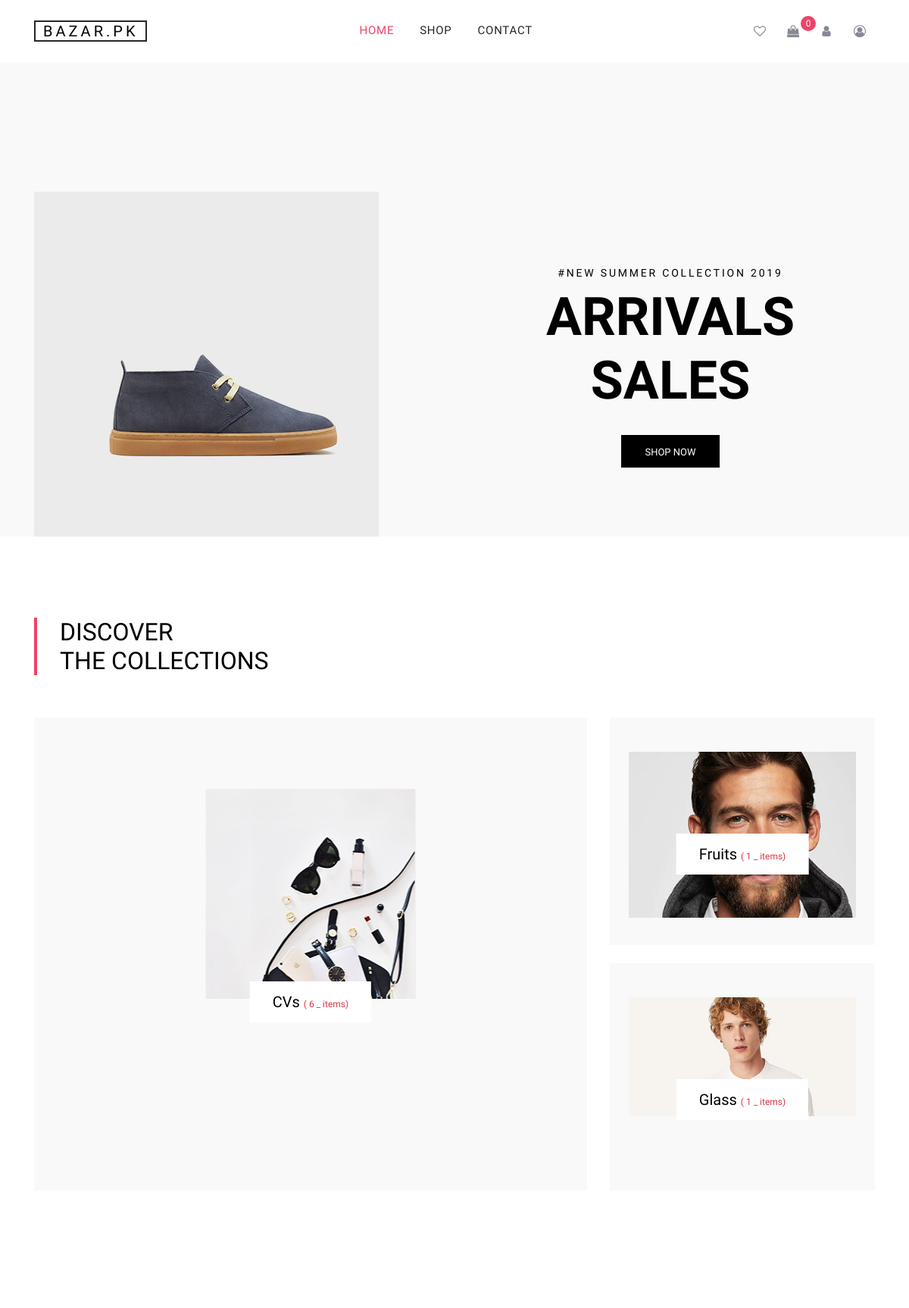
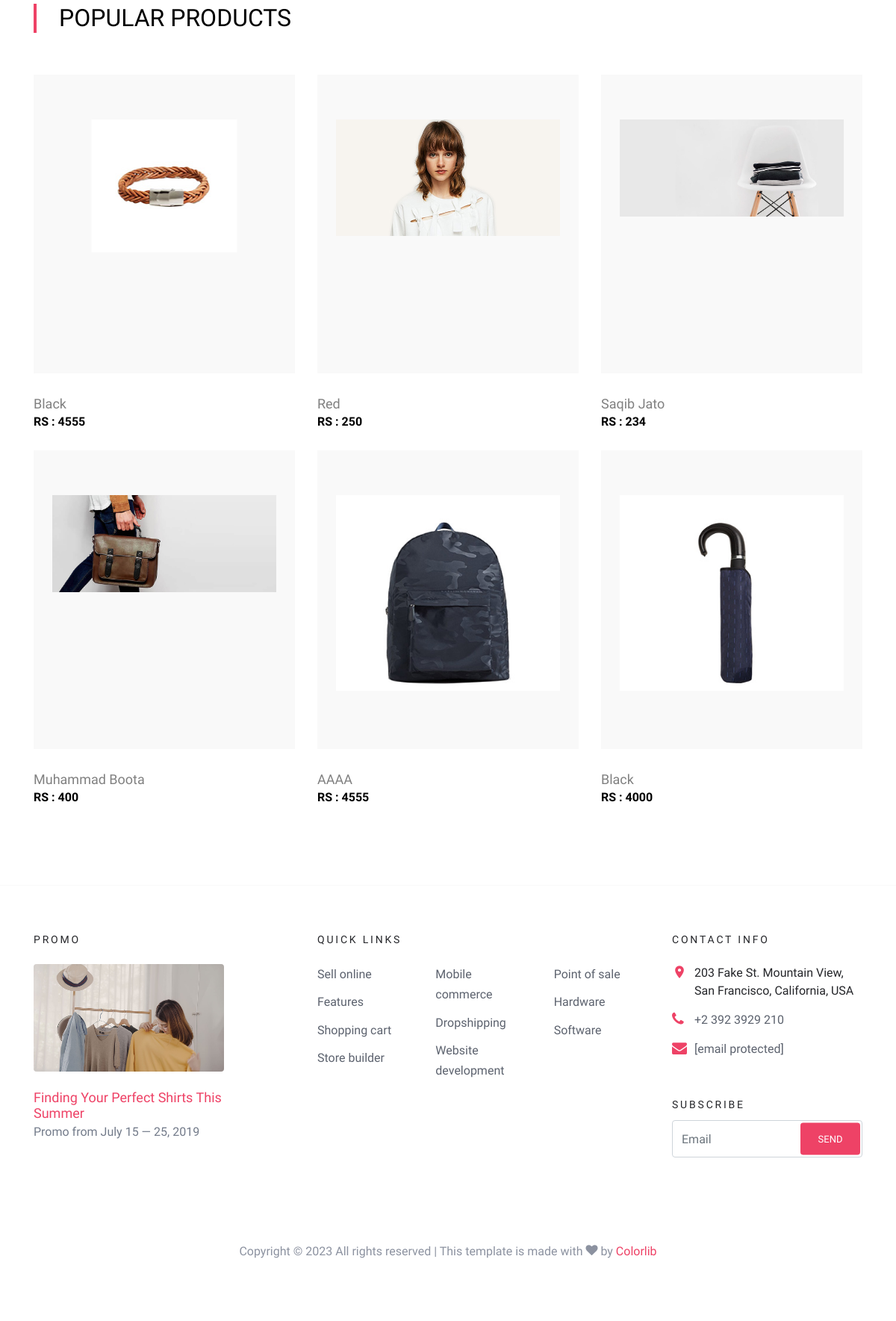
The page / on the database its author committed (2 pictures, top to bottom).
### tables this page shows
CREATE TABLE `tblconfig` (
  `id` int(11) NOT NULL,
  `commonKey` varchar(25) DEFAULT NULL,
  `value` varchar(500) DEFAULT NULL,
  `status` int(11) DEFAULT NULL
);

CREATE TABLE `product` (
  `pId` int(11) NOT NULL,
  `Name` varchar(25) DEFAULT NULL,
  `shortDesc` varchar(100) DEFAULT NULL,
  `longDesc` varchar(1000) DEFAULT NULL,
  `imgUrl` varchar(250) DEFAULT NULL,
  `Price` int(11) DEFAULT NULL,
  `catId` int(11) DEFAULT NULL,
  `colorId` int(11) DEFAULT NULL,
  `Status` bit(1) DEFAULT NULL,
  `featuredProduct` bit(1) DEFAULT NULL
);

### index.php (the view, shortened to what this page needs)
<?php include "hheader.php";?>
<div class="site-blocks-cover" data-aos="fade">
      <div class="container">
        <div class="row">
          <div class="col-md-6 ml-auto order-md-2 align-self-start">
            <div class="site-block-cover-content">
              <h2 class="sub-title">#New Summer Collection 2019</h2>
              <h1>Arrivals Sales</h1>
              <p><a href="#" class="btn btn-black rounded-0">Shop Now</a></p>
            </div>
          </div>
          <div class="col-md-6 order-1 align-self-end">
            <?php
                $query = "SELECT VALUE AS imgURL FROM tblconfig WHERE STATUS = 1";
                $result = mysqli_query($con, $query);
                if ($row = mysqli_fetch_assoc($result)) {
                    $imgURL = $row['imgURL'];
                    echo '<img src="Photos/Splash/' . $imgURL . '" alt="Image" class="img-fluid">';
                }
            ?>
          </div>
        </div>
      </div>
    </div>
    <?php
    $query = "SELECT c.catId, c.Name, c.description, c.imgUrl, (SELECT COUNT(*) FROM product p WHERE p.catId = c.catId) AS total_products FROM category c LIMIT 3;";
    $result = mysqli_query($con,$query);
    $catId = array();
    $catName = array();
    $catImage = array();
    $totalProdcts = array();
    if($result){
      while ($row = mysqli_fetch_assoc($result)) {
        $catId[] = $row["catId"];
        $catName[] = $row["Name"];
        $catImage[] = $row["imgUrl"];
        $totalProdcts[] = $row["total_products"];
      }
    }
    else {
      echo "Error: " . mysqli_error($con);
    }
     $catImage[0] = isset($catImage[0]) && $catImage[0] != "" ? "Photos/$catImage[0]" :"img/No_Image.jpg";
     echo "<br>";
     $catImage[1] =  isset($catImage[1]) && $catImage[1] != "" ? "Photos/$catImage[1]" :"img/No_Image.jpg";
     $catImage[2] =  isset($catImage[2]) &&  $catImage[2] != "" ? "Photos/$catImage[2]" :"img/No_Image.jpg";
    ?>
    <div class="site-section">
      <div class="container">
        <div class="title-section mb-5">
          <h2 class="text-uppercase"><span class="d-block">Discover</span> The Collections</h2>
        </div>
        <div class="row align-items-stretch">
          <div class="col-lg-8">
            <div class="product-item sm-height full-height bg-gray">
            <a href="shop.php?id=<?php echo $catId[0]?>" class="product-category"><?php echo "$catName[0]"?> <span  class="text-danger">( <?php echo "$totalProdcts[0]"?> _ items)</span></a>
              <img src="<?php echo $catImage[0];?>" alt="Image" class="img-fluid">
            </div>
          </div>
          <div class="col-lg-4">
            <div class="product-item sm-height bg-gray mb-4">
              <a href="shop.php?id=<?php echo $catId[1]?>" class="product-category"><?php echo "$catName[1]"?> <span  class="text-danger">( <?php echo "$totalProdcts[1]"?> _ items)</span></a>
            </div>
            <div class="product-item sm-height bg-gray">
              <a href="shop.php?id=<?php echo $catId[2]?>" class="product-category"><?php echo isset($catName[2]) ? "$catName[2]" : "No"?> <span  class="text-danger">( <?php echo isset($totalProdcts[2]) ? "$totalProdcts[2]" : "0" ?> _ items)</span></a>
              <img src="<?php echo $catImage[2]?>" alt="Image" class="img-fluid">
            </div>
          </div>
        </div>
      </div>
    </div>
    <div class="site-section">
      <div class="container">
        <div class="row">
          <div class="title-section mb-5 col-12">
            <h2 class="text-uppercase">Popular Products</h2>
          </div>
        </div>
        <div class="row">
        <?php
            $query = "SELECT * from Product where featuredProduct = 1 LIMIT 6";
            $result = mysqli_query($con,$query);
            if($result){
              while ($row = mysqli_fetch_assoc($result)) {
                ?>
                <div class="col-lg-4 col-md-6 item-entry mb-4">
                    <a href="productdetail.php?pId=<?php echo $row["pId"] ?>" class="product-item md-height bg-gray d-block">
                      <img src="<?php echo $row["imgUrl"]!="" ? "Photos/Products/$row[imgUrl]":"img/No_Image.jpg"?>" alt="Image" class="img-fluid">
                    </a>
                    <h2 class="item-title"><a href="#"><?PHP echo $row["Name"] ?></a></h2>
                    <strong class="item-price">RS : <?PHP echo $row["Price"] ?></strong>
                  </div>
            <?php
                }
              }
              else {
                echo "Error: " . mysqli_error($con);
              }?>
        </div>
      </div>
    </div>
<?php include "hfooter.php";?>

### hheader.php (shortened to what this page needs)
<!DOCTYPE html>
<html lang="en">
<head>
  <link rel="stylesheet" href="front/fonts/icomoon/style.css">
  <link rel="stylesheet" href="front/css/bootstrap.min.css">
  <link rel="stylesheet" href="front/css/magnific-popup.css">
  <link rel="stylesheet" href="front/css/jquery-ui.css">
  <link rel="stylesheet" href="front/css/owl.carousel.min.css">
  <link rel="stylesheet" href="front/css/owl.theme.default.min.css">
  <link rel="stylesheet" href="front/css/aos.css">
  <link rel="stylesheet" href="front/css/style.css">
  <link rel="stylesheet" href="sweetalert2.min.css">
</head>
<body>
  <div class="site-wrap">
    <div class="site-navbar bg-white py-2">
      <div class="container">
        <div class="d-flex align-items-center justify-content-between">
          <div class="logo">
            <div class="site-logo">
              <a href="index.html" class="js-logo-clone">Bazar.PK</a>
            </div>
          </div>
          <div class="main-nav d-none d-lg-block">
            <nav class="site-navigation text-right text-md-center" role="navigation">
              <ul class="site-menu js-clone-nav d-none d-lg-block">
                <li class=" active">
                  <a href="index.php">Home</a>
                </li>
                <li><a href="shop.php">Shop</a></li>
                <li><a href="contact.php">Contact</a></li>
              </ul>
            </nav>
          </div>
          <div class="icons">
            <a href="#" class="icons-btn d-inline-block"><span class="icon-heart-o"></span></a>
            <a href="cart.php" class="icons-btn d-inline-block bag">
              <span class="icon-shopping-bag"></span>
              <?php
                $totalCarts = 0;
              ?>
              <span class="number"><?php echo $totalCarts;?></span>
            </a>
            <?php
              if(isset($_SESSION['email'])){
                $name= substr($_SESSION['email'], 0, 5);
                echo "
                <div class='dropdown  d-inline-block bag' style='margin-left:20px'>
                  <span class='btn btn-secondary dropdown-toggle' type='button' id='dropdownMenuButton2' data-toggle='dropdown' aria-expanded='false'>
                    $name <img src='Photos/User/$_SESSION[image]' style='width:25px;height:25px' class='d-inline-block rounded-circle'/>
                  </span>
                  <ul class='dropdown-menu dropdown-menu-dark' aria-labelledby='dropdownMenuButton2'>
                    <li><a class='dropdown-item' href='#'>Profile</a></li>";
                    if($_SESSION['role'] == 1){
                      echo "<li><a class='dropdown-item' href='dashboard.php'>Dashboard</a></li>";
                    }
                echo "
                    <li><hr class='dropdown-divider'></li>
                    <li><a href='logOut.php' class='dropdown-item' style='margin-left:10px'><span>LogOut</span></a> </li>
                  </ul>
                </div>
                ";
              }
              else{
                echo "
                <a href='Registor.php' class='icons-btn d-inline-block'><span class='icon-user'></span> </a>
                <a href='Login.php' class='icons-btn d-inline-block'><span class='icon-user-circle-o'></span></a>
                ";
              }
            ?>
          </div>
        </div>
      </div>
    </div>

### hfooter.php (shortened to what this page needs)
<footer class="site-footer custom-border-top">
      <div class="container">
        <div class="row">
          <div class="col-md-6 col-lg-3 mb-4 mb-lg-0">
            <h3 class="footer-heading mb-4">Promo</h3>
            <a href="#" class="block-6">
              <img src="front/images/about_1.jpg" alt="Image placeholder" class="img-fluid rounded mb-4">
              <h3 class="font-weight-light  mb-0">Finding Your Perfect Shirts This Summer</h3>
              <p>Promo from July 15 &mdash; 25, 2019</p>
            </a>
          </div>
          <div class="col-lg-5 ml-auto mb-5 mb-lg-0">
            <div class="row">
              <div class="col-md-12">
                <h3 class="footer-heading mb-4">Quick Links</h3>
              </div>
              <div class="col-md-6 col-lg-4">
                <ul class="list-unstyled">
                  <li><a href="#">Sell online</a></li>
                  <li><a href="#">Features</a></li>
                  <li><a href="#">Shopping cart</a></li>
                  <li><a href="#">Store builder</a></li>
                </ul>
              </div>
              <div class="col-md-6 col-lg-4">
                <ul class="list-unstyled">
                  <li><a href="#">Mobile commerce</a></li>
                  <li><a href="#">Dropshipping</a></li>
                  <li><a href="#">Website development</a></li>
                </ul>
              </div>
              <div class="col-md-6 col-lg-4">
                <ul class="list-unstyled">
                  <li><a href="#">Point of sale</a></li>
                  <li><a href="#">Hardware</a></li>
                  <li><a href="#">Software</a></li>
                </ul>
              </div>
            </div>
          </div>
          <div class="col-md-6 col-lg-3">
            <div class="block-5 mb-5">
              <h3 class="footer-heading mb-4">Contact Info</h3>
              <ul class="list-unstyled">
                <li class="address">203 Fake St. Mountain View, San Francisco, California, USA</li>
                <li class="phone"><a href="tel://23923929210">+2 392 3929 210</a></li>
                <li class="email"><a href="https://preview.colorlib.com/cdn-cgi/l/email-protection" class="__cf_email__"
                    data-cfemail="e0858d81898c81848492859393a0848f8d81898ece838f8d">[email&#160;protected]</a></li>
              </ul>
            </div>
            <div class="block-7">
              <form action="#" method="post">
                <label for="email_subscribe" class="footer-heading">Subscribe</label>
                <div class="form-group">
                  <input type="text" class="form-control py-4" id="email_subscribe" placeholder="Email">
                  <input type="submit" class="btn btn-sm btn-primary" value="Send">
                </div>
              </form>
            </div>
          </div>
        </div>
        <div class="row pt-5 mt-5 text-center">
          <div class="col-md-12">
            <p>
              Copyright &copy;
              <script>document.write(new Date().getFullYear());</script> All rights reserved | This template is made
              with <i class="icon-heart" aria-hidden="true"></i> by <a href="https://colorlib.com/" target="_blank"
                class="text-primary">Colorlib</a>
            </p>
          </div>
        </div>
      </div>
    </footer>
  </div>
</body>
</html>

### rows shown on the page
tblconfig: value (picture)
product: imgUrl (picture), Name "Black", Price "4555"
product: imgUrl (picture), Name "Red", Price "250"
product: imgUrl (picture), Name "Saqib Jato", Price "234"
product: imgUrl (picture), Name "Muhammad Boota", Price "400"
product: imgUrl (picture), Name "AAAA", Price "4555"
product: imgUrl (picture), Name "Black", Price "4000"

### other values the page prints
$totalCarts "0"
$catName[0] "CVs"
$totalProdcts[0] "6"
$catName[1] "Fruits"
$totalProdcts[1] "1"
$catName[2] "Glass"
$totalProdcts[2] "1"
